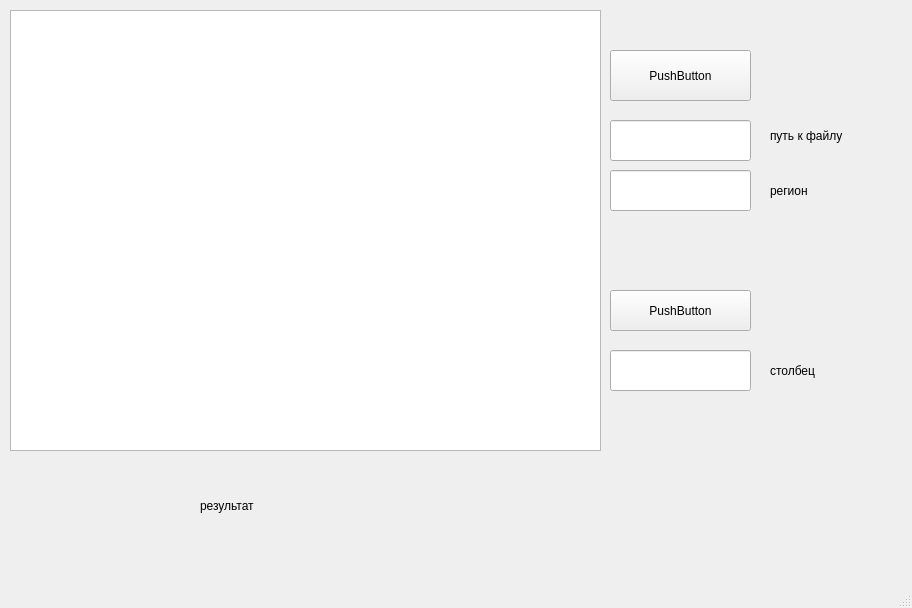
<?xml version="1.0" encoding="UTF-8"?>
<ui version="4.0">
 <class>MainWindow</class>
 <widget class="QMainWindow" name="MainWindow">
  <property name="geometry">
   <rect>
    <x>0</x>
    <y>0</y>
    <width>912</width>
    <height>608</height>
   </rect>
  </property>
  <property name="windowTitle">
   <string>MainWindow</string>
  </property>
  <widget class="QWidget" name="centralwidget">
   <widget class="QPushButton" name="Btn_file">
    <property name="geometry">
     <rect>
      <x>610</x>
      <y>50</y>
      <width>141</width>
      <height>51</height>
     </rect>
    </property>
    <property name="text">
     <string>PushButton</string>
    </property>
   </widget>
   <widget class="QPushButton" name="Btn_stolb">
    <property name="geometry">
     <rect>
      <x>610</x>
      <y>290</y>
      <width>141</width>
      <height>41</height>
     </rect>
    </property>
    <property name="text">
     <string>PushButton</string>
    </property>
   </widget>
   <widget class="QLabel" name="label_rez">
    <property name="geometry">
     <rect>
      <x>200</x>
      <y>490</y>
      <width>331</width>
      <height>31</height>
     </rect>
    </property>
    <property name="text">
     <string>результат</string>
    </property>
   </widget>
   <widget class="QLineEdit" name="line_path">
    <property name="geometry">
     <rect>
      <x>610</x>
      <y>120</y>
      <width>141</width>
      <height>41</height>
     </rect>
    </property>
   </widget>
   <widget class="QLineEdit" name="line_region">
    <property name="geometry">
     <rect>
      <x>610</x>
      <y>170</y>
      <width>141</width>
      <height>41</height>
     </rect>
    </property>
   </widget>
   <widget class="QLineEdit" name="line_stolb">
    <property name="geometry">
     <rect>
      <x>610</x>
      <y>350</y>
      <width>141</width>
      <height>41</height>
     </rect>
    </property>
   </widget>
   <widget class="QLabel" name="label_2">
    <property name="geometry">
     <rect>
      <x>770</x>
      <y>180</y>
      <width>91</width>
      <height>21</height>
     </rect>
    </property>
    <property name="text">
     <string>регион</string>
    </property>
   </widget>
   <widget class="QTableWidget" name="table_region">
    <property name="geometry">
     <rect>
      <x>10</x>
      <y>10</y>
      <width>591</width>
      <height>441</height>
     </rect>
    </property>
   </widget>
   <widget class="QLabel" name="label_3">
    <property name="geometry">
     <rect>
      <x>770</x>
      <y>120</y>
      <width>111</width>
      <height>31</height>
     </rect>
    </property>
    <property name="text">
     <string>путь к файлу</string>
    </property>
   </widget>
   <widget class="QLabel" name="label_4">
    <property name="geometry">
     <rect>
      <x>770</x>
      <y>360</y>
      <width>111</width>
      <height>21</height>
     </rect>
    </property>
    <property name="text">
     <string>столбец</string>
    </property>
   </widget>
  </widget>
  <widget class="QMenuBar" name="menubar">
   <property name="geometry">
    <rect>
     <x>0</x>
     <y>0</y>
     <width>912</width>
     <height>26</height>
    </rect>
   </property>
  </widget>
  <widget class="QStatusBar" name="statusbar"/>
 </widget>
 <resources/>
 <connections/>
</ui>
